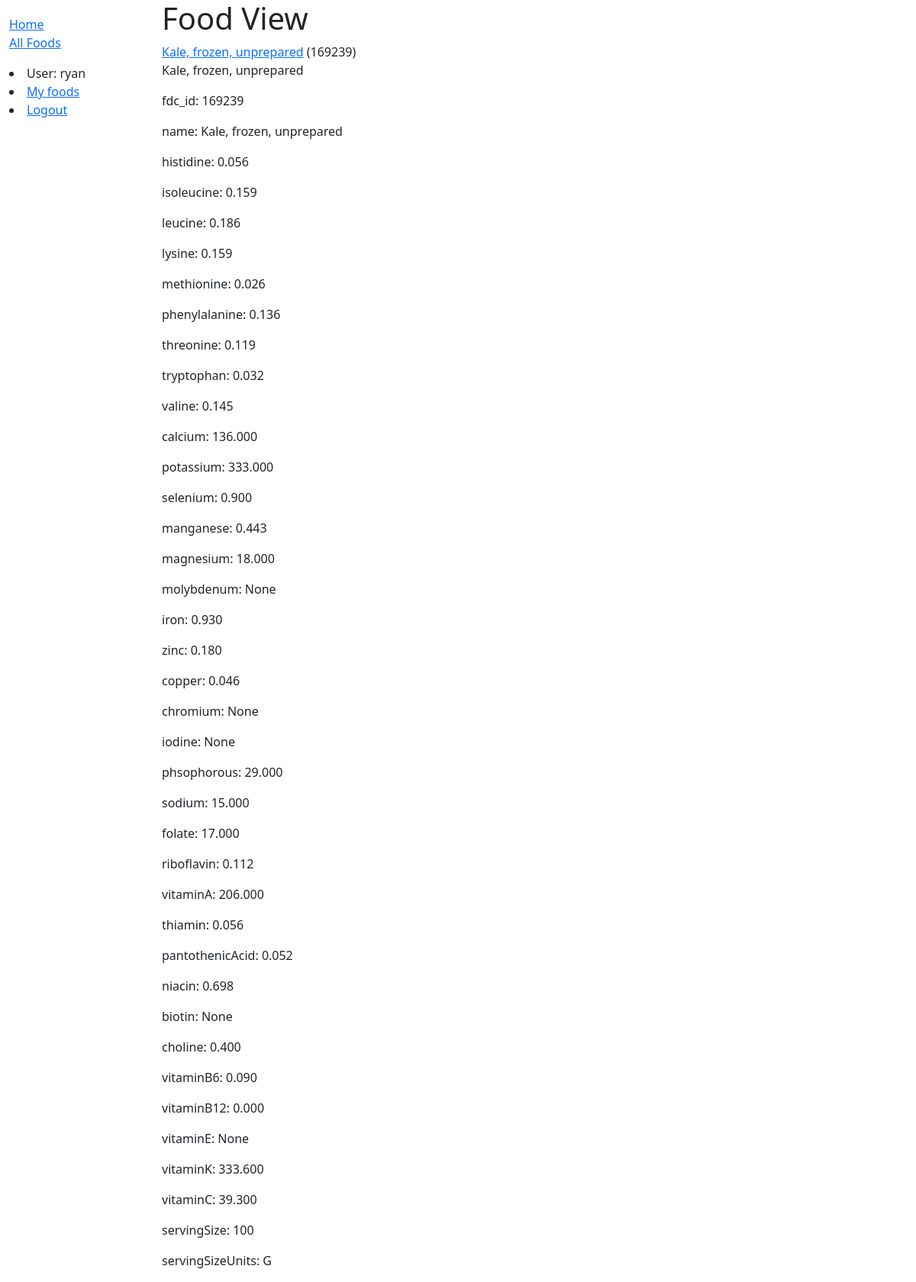
Page /catalog/foods/169239/ (signed in) on the committed database.
### catalog/models.py (models this page shows, shortened)
class User(AbstractUser):
    pass

class Food(models.Model):
    fdc_id = models.PositiveIntegerField(primary_key=True)
    name = models.CharField(max_length=200)
    histidine = models.DecimalField(max_digits=9,decimal_places=3,default=0,null=True)
    isoleucine = models.DecimalField(max_digits=9,decimal_places=3,default=0,null=True)
    leucine = models.DecimalField(max_digits=9,decimal_places=3,default=0,null=True)
    lysine = models.DecimalField(max_digits=9,decimal_places=3,default=0,null=True)
    methionine = models.DecimalField(max_digits=9,decimal_places=3,default=0,null=True)
    phenylalanine = models.DecimalField(max_digits=9,decimal_places=3,default=0,null=True)
    threonine = models.DecimalField(max_digits=9,decimal_places=3,default=0,null=True)
    tryptophan = models.DecimalField(max_digits=9,decimal_places=3,default=0,null=True)
    valine = models.DecimalField(max_digits=9,decimal_places=3,default=0,null=True)
    calcium = models.DecimalField(max_digits=9,decimal_places=3,default=0,null=True)
    potassium = models.DecimalField(max_digits=9,decimal_places=3,default=0,null=True)
    selenium = models.DecimalField(max_digits=9,decimal_places=3,default=0,null=True)
    manganese = models.DecimalField(max_digits=9,decimal_places=3,default=0,null=True)
    magnesium = models.DecimalField(max_digits=9,decimal_places=3,default=0,null=True)
    molybdenum = models.DecimalField(max_digits=9,decimal_places=3,default=0,null=True)
    iron = models.DecimalField(max_digits=9,decimal_places=3,default=0,null=True)
    zinc = models.DecimalField(max_digits=9, decimal_places=3,default=0,null=True)
    copper = models.DecimalField(max_digits=9, decimal_places=3,default=0,null=True)
    chromium = models.DecimalField(max_digits=9, decimal_places=3,default=0,null=True)
    iodine = models.DecimalField(max_digits=9, decimal_places=3,default=0,null=True)
    phsophorous = models.DecimalField(max_digits=9, decimal_places=3,default=0,null=True)
    sodium = models.DecimalField(max_digits=9, decimal_places=3,default=0,null=True)
    folate = models.DecimalField(max_digits=9, decimal_places=3,default=0,null=True)
    riboflavin = models.DecimalField(max_digits=9, decimal_places=3,default=0,null=True)
    vitaminA = models.DecimalField(max_digits=9, decimal_places=3,default=0,null=True)
    thiamin = models.DecimalField(max_digits=9, decimal_places=3,default=0,null=True)
    pantothenicAcid = models.DecimalField(max_digits=9, decimal_places=3,default=0,null=True)
    niacin = models.DecimalField(max_digits=9, decimal_places=3,default=0,null=True)
    biotin = models.DecimalField(max_digits=9, decimal_places=3,default=0,null=True)
    choline = models.DecimalField(max_digits=9, decimal_places=3,default=0,null=True)
    vitaminB6 = models.DecimalField(max_digits=6, decimal_places=3,default=0,null=True)
    vitaminB12 = models.DecimalField(max_digits=9, decimal_places=3,default=0,null=True)
    vitaminE = models.DecimalField(max_digits=9, decimal_places=3,default=0,null=True)
    vitaminK = models.DecimalField(max_digits=9, decimal_places=3,default=0,null=True)
    vitaminC = models.DecimalField(max_digits=9, decimal_places=3,default=0,null=True)
    servingSize = models.PositiveIntegerField()
    servingSizeUnits = models.CharField(max_length=5)
    def get_fields(self):
        return [(field.name, getattr(self, field.name)) for field in Food._meta.fields]
    def get_absolute_url(self):
        return reverse('food-detail', args=[str(self.fdc_id)])

### catalog/views.py (the view)
# urls.py: path('foods/<int:pk>/', views.FoodDetailView.as_view(), name='food-detail'),
class FoodDetailView(LoginRequiredMixin, generic.DetailView):
    model = Food

### catalog/templates/catalog/food_detail.html
{% extends 'base_generic.html' %}
{% block content %}
<h1>Food View</h1>
<a href="{{ food.get_absolute_url }}">{{ food.name }}</a> ({{food.fdc_id}})
<p>{{ food.name}}</p>
{% for f,v in food.get_fields %}
   <p> {{ f }}: {{ v }} </p>
{% endfor %}
{% endblock %}

### catalog/templates/base_generic.html (shortened to what this page needs)
<!DOCTYPE html>
<html lang="en">
    <head>
        <link href="https://cdn.jsdelivr.net/npm/bootstrap@5.3.0-alpha1/dist/css/bootstrap.min.css" rel="stylesheet">
        {% load static %}
        <link rel="stylesheet" href="{%static 'css/styles.css' %}">
    </head>
    <body>
        <div class="container-fluid">
            <div class="row">
                <div class="col-sm-2">
                    {% block sidebar %}
                    <ul class="sidebar-nav">
                        <li><a href="{% url 'index' %}">Home</a></li>
                        <li><a href="{% url 'foods' %}">All Foods</a></li>
                    </ul>
                    {% if user.is_authenticated %}
                    <li>User: {{ user.get_username }}</li>
                    <li><a href="{% url 'my-eaten' %}">My foods</a></li>
                    <li><a href="{% url 'logout' %}?next={{ request.path }}">Logout</a></li>
                    {% else %}
                    <li><a href ="{% url 'login' %}?next={{ request.path}}">Login</a></li>
                    {% endif %}
                    {% endblock %}
                </div>
                <div class="col-sm-10 ">{% block content %}{% endblock %}</div>
            </div>
        </div>
    </body>
</html>

### catalog/static/css/styles.css (style rules this page uses)
.sidebar-nav { margin-top: 20px; padding: 0; list-style: none; }

### rows in the picture
User: get_username "ryan"
Food: name "Kale, frozen, unprepared", fdc_id "169239", get_fields "Kale, frozen, unprepared" "0.056" "0.159" "0.186" "0.159" "0.026" "0.136" "0.119" "0.032" "0.145" "136.000" "333.000" "0.900" "0.443" "18.000" "0.930" "0.180" "0.046" "29.000" "15.000" "17.000" "0.112" "206.000" "0.056" "0.052" "0.698" "0.400" "0.090" "0.000" "333.600" "39.300"

### other values in the picture
{{ f }} "fdc_id" "name" "histidine" "isoleucine" "leucine" "lysine" "methionine" "phenylalanine" "threonine" "tryptophan" "valine" "calcium" "potassium" "selenium" "manganese" "magnesium" "molybdenum" "iron" "zinc" "copper" "chromium" "iodine" "phsophorous" "sodium" "folate" "riboflavin" "vitaminA" "thiamin" "pantothenicAcid" "niacin" "biotin" "choline" "vitaminB6" "vitaminB12" "vitaminE" "vitaminK" "vitaminC" "servingSize" "servingSizeUnits"
{{ v }} "169239" "None" "None" "None" "None" "None" "100" "G"
